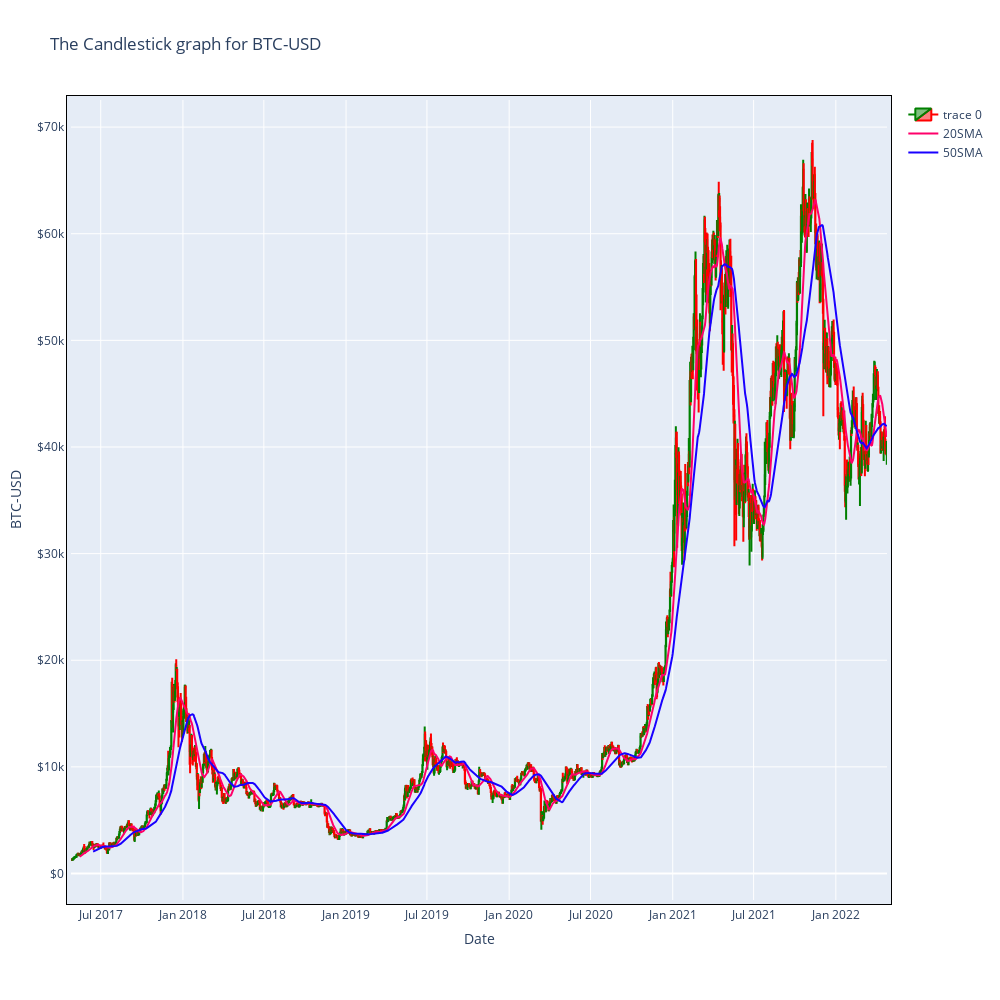
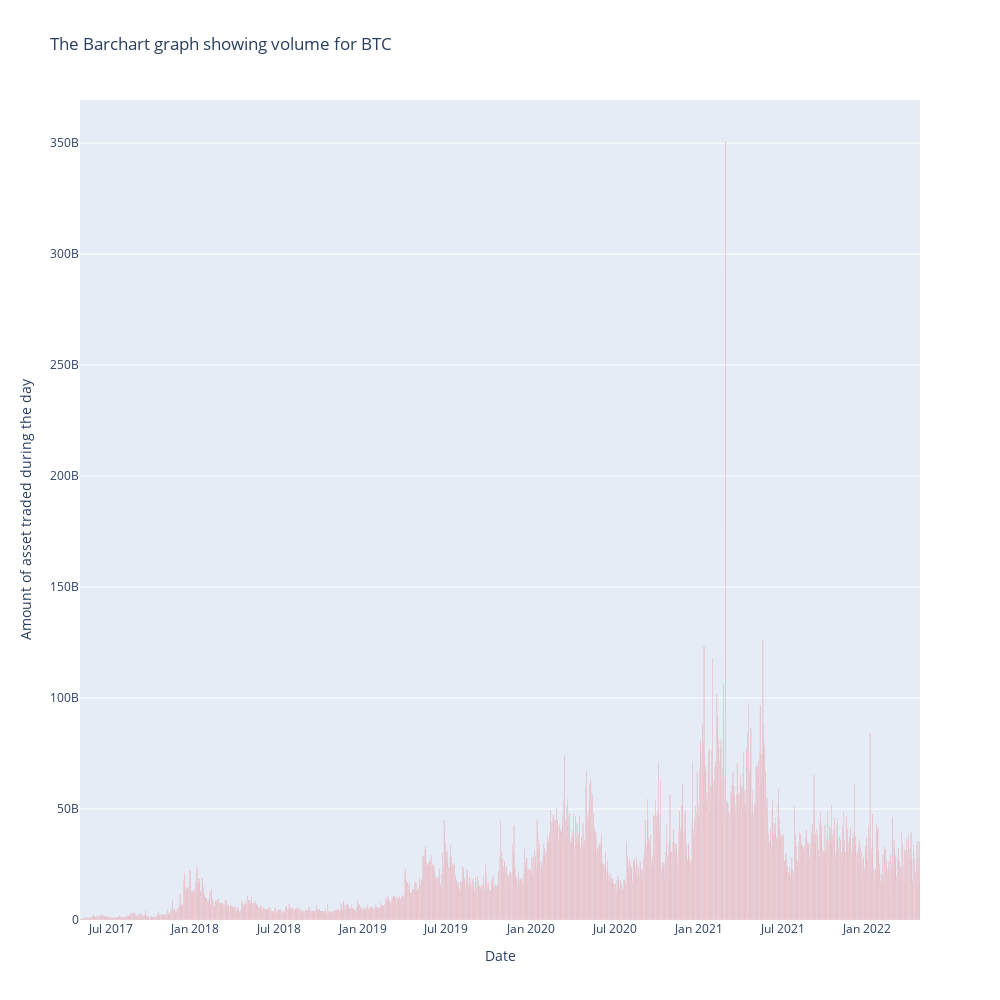

Notebook cell for these charts, in order:
### Code cell
# IMPORTANT NOTE: We can adapt this similar plot for each type of currency 

df = pd.read_excel("data/btc_usd.xlsx", sheet_name="btc_usd")

fig = make_subplots(rows = 2, cols = 1)

layout = go.Layout(
    autosize=False,
    width=1000,
    height=1000,

    xaxis= go.layout.XAxis(linecolor = 'black',
                          linewidth = 1,
                          mirror = True),

    yaxis= go.layout.YAxis(linecolor = 'black',
                          linewidth = 1,
                          mirror = True),

    margin=go.layout.Margin(
        l=50,
        r=50,
        b=100,
        t=100,
        pad = 4
    )
)

fig = go.Figure(

    data=[go.Candlestick(
    x=df['Date'],
    open=df['Open Price'], high=df['Daily High'],
    low=df['Daily Low'], close=df['Close Price'],
    increasing_line_color= 'Green', decreasing_line_color= 'Red'
),
            go.Scatter(
                x = df["Date"], 
                y = df["Close Price"].rolling(window=20).mean(),
                mode = 'lines', 
                name = '20SMA',
                line = {'color': '#ff006a'}
            ),
            go.Scatter(
                x = df["Date"], 
                y = df["Close Price"].rolling(window=50).mean(),
                mode = 'lines',
                name = '50SMA',
                line = {'color': '#1900ff'}
            )
        ]
    ,layout=layout)

fig2 = go.Figure(
            data = go.Bar(
                x = df["Date"],
                y = df["Volume"],
                marker_color = "red"
            )
)
fig.update_layout(
    title = f'The Candlestick graph for BTC-USD',
    xaxis_title = 'Date',
    yaxis_title = f'BTC-USD',
    xaxis_rangeslider_visible = False #DEFAULT TRUE, WHILE TAKING SCREENSHOT WE PUT IT TO FALSE
)
fig.update_yaxes(tickprefix='$')

fig2.update_layout(
    title = f'The Barchart graph showing volume for BTC',
    xaxis_title = 'Date',
    yaxis_title = 'Amount of asset traded during the day',
    xaxis_rangeslider_visible = False, #DEFAULT TRUE, WHILE TAKING SCREENSHOT WE PUT IT TO FALSE
    autosize=False,
    width=1000,
    height=1000,
)

fig.show()
fig2.show()

### Figure 1 — Plotly figure (JSON) as saved in the notebook; plotly's stock layout.template omitted (floating-point values rounded to 4 significant figures; data arrays with more than 128 entries replaced by an {"elided": "..."} marker saying what was removed)
{"data": [{"close": {"elided": "1826 float values"}, "decreasing": {"line": {"color": "Red"}}, "high": {"elided": "1826 float values"}, "increasing": {"line": {"color": "Green"}}, "low": {"elided": "1826 float values"}, "open": {"elided": "1826 float values"}, "type": "candlestick", "x": {"elided": "1826 str values"}}, {"line": {"color": "#ff006a"}, "mode": "lines", "name": "20SMA", "type": "scatter", "x": {"elided": "1826 str values"}, "y": {"elided": "1826 float values"}}, {"line": {"color": "#1900ff"}, "mode": "lines", "name": "50SMA", "type": "scatter", "x": {"elided": "1826 str values"}, "y": {"elided": "1826 float values"}}], "layout": {"autosize": false, "height": 1000, "margin": {"b": 100, "l": 50, "pad": 4, "r": 50, "t": 100}, "title": {"text": "The Candlestick graph for BTC-USD"}, "width": 1000, "xaxis": {"linecolor": "black", "linewidth": 1, "mirror": true, "rangeslider": {"visible": false}, "title": {"text": "Date"}}, "yaxis": {"linecolor": "black", "linewidth": 1, "mirror": true, "tickprefix": "$", "title": {"text": "BTC-USD"}}}}

### Figure 2 — Plotly figure (JSON) as saved in the notebook; plotly's stock layout.template omitted (floating-point values rounded to 4 significant figures; data arrays with more than 128 entries replaced by an {"elided": "..."} marker saying what was removed)
{"data": [{"marker": {"color": "red"}, "type": "bar", "x": {"elided": "1826 str values"}, "y": {"elided": "1826 int values"}}], "layout": {"autosize": false, "height": 1000, "title": {"text": "The Barchart graph showing volume for BTC"}, "width": 1000, "xaxis": {"rangeslider": {"visible": false}, "title": {"text": "Date"}}, "yaxis": {"title": {"text": "Amount of asset traded during the day"}}}}
